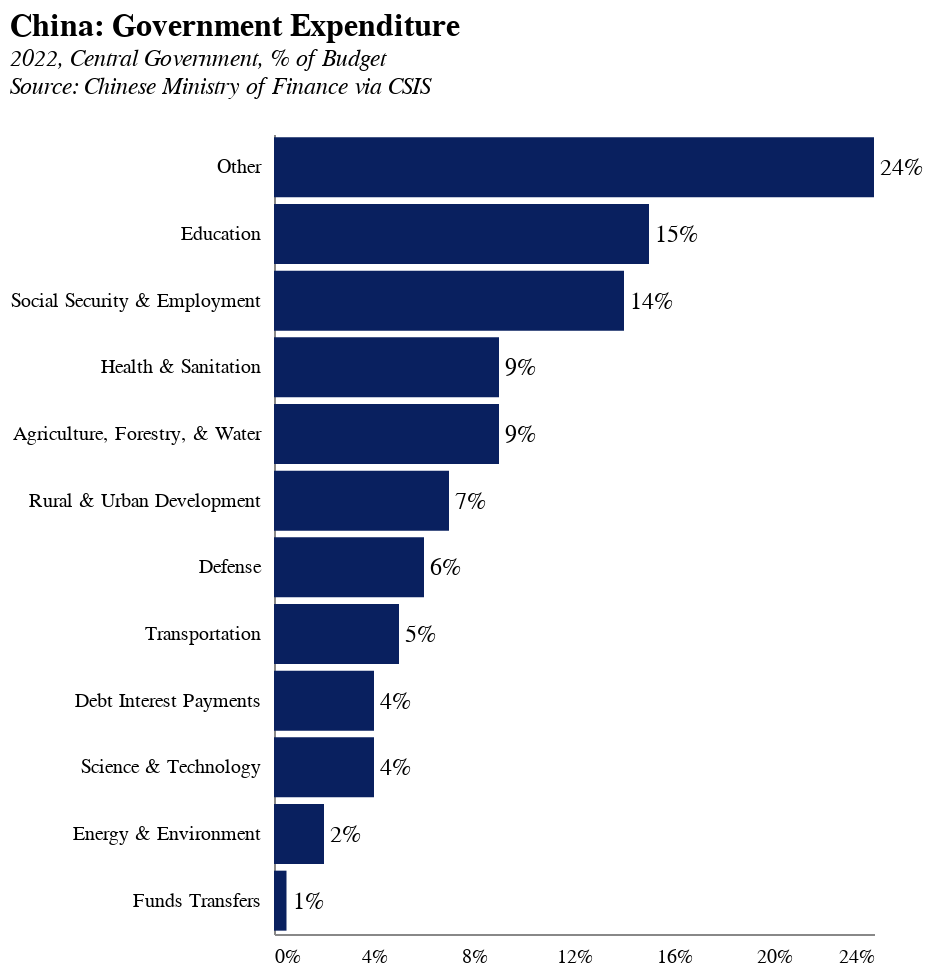

Notebook code for this chart:
### Markdown cell above
## Chart: Spending by Function

Data from https://chinapower.csis.org/making-sense-of-chinas-government-budget/

### Code cell
df = pd.read_csv("data/budget_allocation.csv")

df["Value"] = df.Share.str.replace("%", "").astype(float) / 100

base = alt.Chart(df).encode(
    x=alt.X("Value:Q", title="", axis=alt.Axis(format="%")),
    y=alt.Y("Category:N", title="", sort="-x"),
)

bar = base.mark_bar(color="rgb(9, 32, 95)")

labels = bar.mark_text(
    align="left",
    baseline="middle",
    dx=3,
    fontSize=12,
).encode(
    text=alt.Text("Value:Q", format=".0%"),
)

chart = bar + labels

chart = chart.properties(
    title = alt.TitleParams(
            "China: Government Expenditure",
    subtitle=["2022, Central Government, % of Budget", "Source: Chinese Ministry of Finance via CSIS", ""],
    ),

    width=300,
    height=400
)


chart.save("charts/china/gov_expenditure_category.json")
chart.save("charts/china/gov_expenditure_category.png", scale_factor=2.0)
chart.save("charts/china/gov_expenditure_category.svg")


chart.display()

### Figure 1 — Vega-Lite specification as saved in the notebook (floating-point values rounded to 4 significant figures)
{"config": {"axisX": {"labelPadding": 6, "tickOpacity": 0, "title": null, "grid": false, "ticks": false, "labelSeparation": 10}, "axisY": {"title": null, "grid": false, "tickOpacity": 0}, "title": {"fontSize": 16, "subtitleFontSize": 12, "subtitleFontStyle": "italic", "anchor": "start", "color": "black"}, "view": {"stroke": "transparent"}}, "layer": [{"mark": {"type": "bar", "color": "rgb(9, 32, 95)"}, "encoding": {"x": {"axis": {"format": "%"}, "field": "Value", "title": "", "type": "quantitative"}, "y": {"field": "Category", "sort": "-x", "title": "", "type": "nominal"}}}, {"mark": {"type": "text", "align": "left", "baseline": "middle", "dx": 3, "fontSize": 12}, "encoding": {"text": {"field": "Value", "format": ".0%", "type": "quantitative"}, "x": {"axis": {"format": "%"}, "field": "Value", "title": "", "type": "quantitative"}, "y": {"field": "Category", "sort": "-x", "title": "", "type": "nominal"}}}], "data": {"name": "data-9944322b623acc0d5a6b436608af1bf6"}, "height": 400, "title": {"text": "China: Government Expenditure", "subtitle": ["2022, Central Government, % of Budget", "Source: Chinese Ministry of Finance via CSIS", ""]}, "width": 300, "$schema": "https://vega.github.io/schema/vega-lite/v5.8.0.json", "datasets": {"data-9944322b623acc0d5a6b436608af1bf6": [{"Category": "Education", "Share": "15%", "Value": 0.15}, {"Category": "Social Security & Employment", "Share": "14%", "Value": 0.14}, {"Category": "Health & Sanitation", "Share": "9%", "Value": 0.09}, {"Category": "Agriculture, Forestry, & Water", "Share": "9%", "Value": 0.09}, {"Category": "Rural & Urban Development", "Share": "7%", "Value": 0.07}, {"Category": "Defense", "Share": "6%", "Value": 0.06}, {"Category": "Transportation", "Share": "5%", "Value": 0.05}, {"Category": "Debt Interest Payments", "Share": "4%", "Value": 0.04}, {"Category": "Science & Technology", "Share": "4%", "Value": 0.04}, {"Category": "Energy & Environment", "Share": "2%", "Value": 0.02}, {"Category": "Funds Transfers", "Share": "0.5%", "Value": 0.005}, {"Category": "Other", "Share": "24%", "Value": 0.24}]}}
